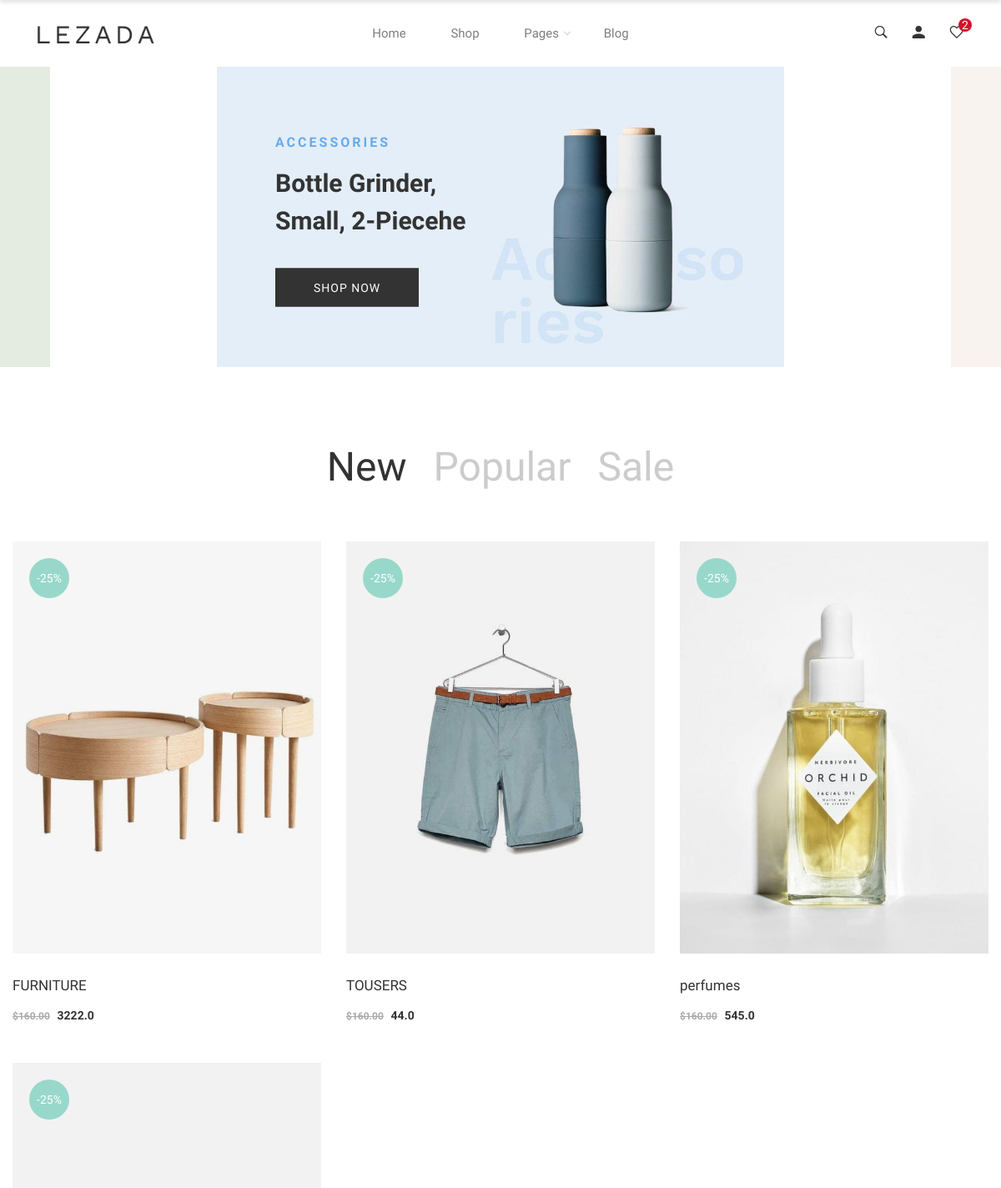
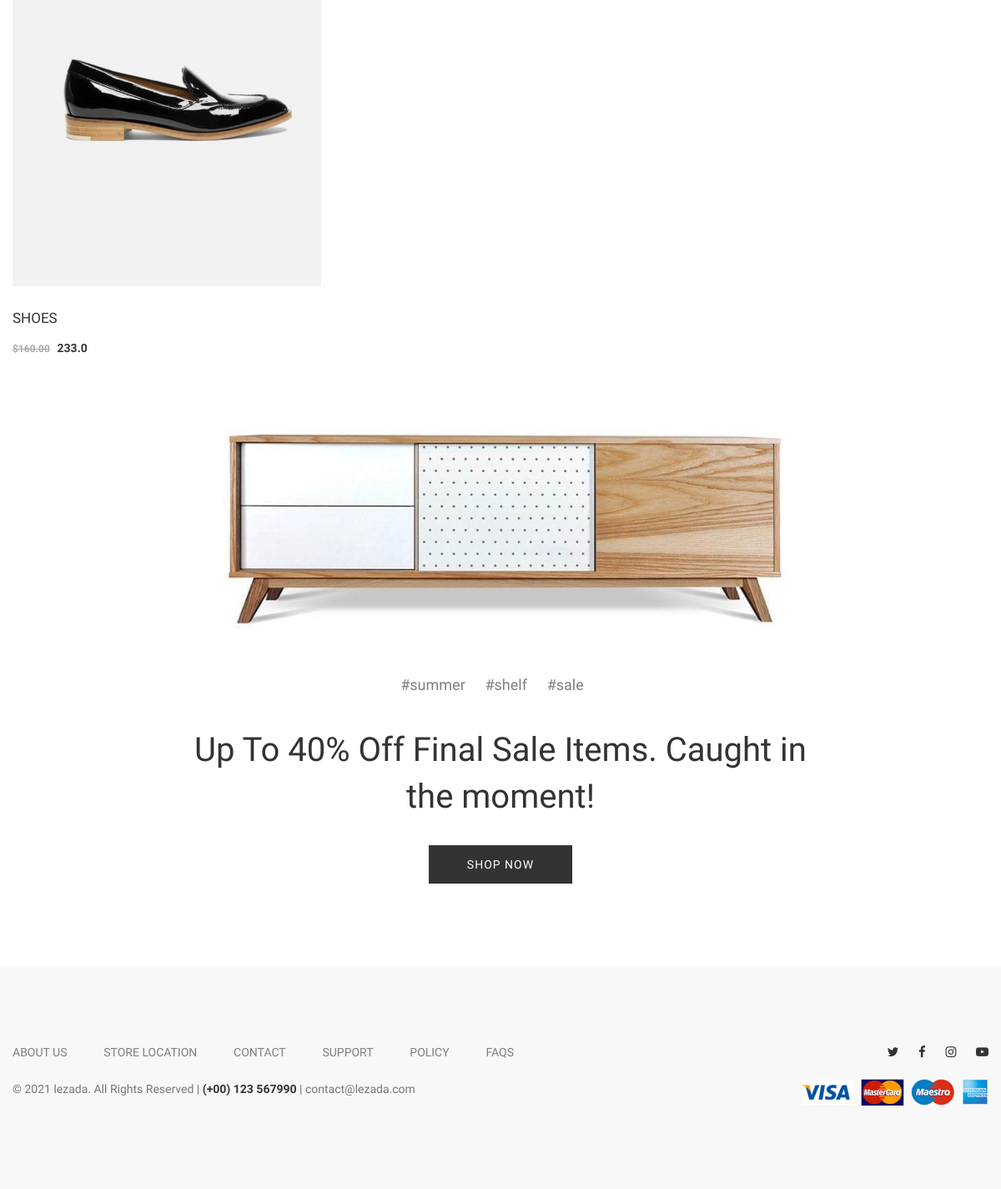
The page / on the database its author committed (2 pictures, top to bottom).
### products/models.py (models this page shows, shortened)
class Product(models.Model):
    LIVE = 1
    DELETE = 0
    DELETE_CHOICES = ((LIVE,'live'),(DELETE,'delete'))
    title = models.CharField(max_length=200)
    price = models.FloatField()
    description = models.TextField()
    image = models.ImageField(upload_to='media/')
    priority = models.IntegerField(default=0)
    delete_status = models.IntegerField(choices=DELETE_CHOICES,default=LIVE)
    created_at = models.DateTimeField(auto_now_add=True)
    updated_at = models.DateTimeField(auto_now=True)

### products/views.py (the view)
# urls.py: path('',views.index,name="index"),
def index(request):
    products = Product.objects.all()
    context= {"pro":products}
    return render(request,'index-2.html',context)

### templates/index-2.html (shortened to what this page needs)
{% load static %}
<!DOCTYPE html>
<html class="no-js" lang="zxx">
<head>
	<link href="{% static 'css/bootstrap.min.css' %}" rel="stylesheet">
	<link href="{% static 'css/font-awesome.min.css' %}" rel="stylesheet">
	<link href="{% static 'css/ionicons.min.css' %}" rel="stylesheet">
	<link href="{% static 'css/themify-icons.css' %}" rel="stylesheet">
	<link href="{% static 'css/plugins.css' %}" rel="stylesheet">
	<link href="{% static 'css/helper.css' %}" rel="stylesheet">
	<link href="{% static 'css/main.css' %}" rel="stylesheet">
	<link href="{% static 'revolution/css/settings.css' %}" rel="stylesheet">
	<link href="{% static 'revolution/css/navigation.css' %}" rel="stylesheet">
	<link href="{% static 'revolution/custom-setting.css' %}" rel="stylesheet">
</head>
<body>
     {% block header %}
	{% include 'header.html'%}
     {% endblock header %}
	<div class="slider-area mb-80 mb-md-60 mb-sm-60">
		<div class="lezada-slick-slider decor-slider-wrapper" data-slick-setting='{
				"slidesToShow": 1,
				"slidesToScroll": 1,
				"arrows": true,
				"dots": false,
				"centerMode": true,
				"centerPadding": "22%",
				"autoplay": true,
				"autoplaySpeed": 5000,
				"speed": 1000,
				"prevArrow": {"buttonClass": "slick-prev", "iconClass": "ti-angle-left" },
				"nextArrow": {"buttonClass": "slick-next", "iconClass": "ti-angle-right" }
		}' data-slick-responsive='[
				{"breakpoint":1501, "settings": {"slidesToShow": 1, "arrows": true, "centerPadding": "160px"} },
				{"breakpoint":1199, "settings": {"slidesToShow": 1, "arrows": true, "centerMode": false} },
				{"breakpoint":991, "settings": {"slidesToShow": 1,"slidesToScroll": 1, "arrows": true, "centerMode": false} },
				{"breakpoint":767, "settings": {"slidesToShow": 1, "slidesToScroll": 1, "arrows": true, "centerMode": false} },
				{"breakpoint":575, "settings": {"slidesToShow": 1, "slidesToScroll": 1,  "arrows": true, "centerMode": false} },
				{"breakpoint":479, "settings": {"slidesToShow": 1, "slidesToScroll": 1, "arrows": true, "centerMode": false} }
		]'>
			<div class="decor-single-slider">
				<div class="decor-single-slider-content">
					<div class="slider-image">
						<img src="{% static 'images/slider/banner-carousel-1.jpg' %}" class="img-fluid" alt="">
					</div>
					<div class="slider-content">
						<div class="color-title color-title--blue">
							accessories
						</div>
						<div class="main-title">
							Bottle Grinder, <br>
							Small, 2-Piecehe
						</div>
						<a href="shop-left-sidebar.html" class="lezada-button lezada-button--medium">shop now</a>
					</div>
				</div>
			</div>
			<div class="decor-single-slider">
				<div class="decor-single-slider-content">
					<div class="slider-image">
						<img src="{% static 'images/slider/banner-carousel-2.jpg' %}" class="img-fluid" alt="">
					</div>
				</div>
			</div>
			<div class="decor-single-slider">
				<div class="decor-single-slider-content">
					<div class="slider-image">
						<img src="{% static 'images/slider/banner-carousel-3.jpg' %}" class="img-fluid" alt="">
					</div>
				</div>
			</div>
		</div>
	</div>
	<div class="tab-product-list-area mb-25 mb-md-5 mb-sm-5">
		<div class="container">
			<div class="row">
				<div class="col-lg-12">
					<div class="tab-product-navigation mb-50">
						<div class="nav nav-tabs justify-content-center" id="nav-tab2" role="tablist">
							<a class="nav-item nav-link active" id="product-tab-1" data-toggle="tab" href="#product-series-1"
								role="tab" aria-selected="true">New</a>
							<a class="nav-item nav-link" id="product-tab-2" data-toggle="tab" href="#product-series-2" role="tab"
								aria-selected="false">Popular</a>
							<a class="nav-item nav-link" id="product-tab-3" data-toggle="tab" href="#product-series-3" role="tab"
								aria-selected="false">Sale</a>
						</div>
					</div>
					<div class="tab-content" id="nav-tabContent2">
						<div class="tab-pane fade show active" id="product-series-1" role="tabpanel"
							aria-labelledby="product-tab-1">
							<div class="row">
	                            {% for product in pro %}
								<div class="col-12 col-lg-4 col-md-6 col-sm-6 mb-45">
									<div class="single-product">
										<div class="single-product__image">
											<a class="image-wrap" href="shop-product-basic.html">
												<img src="{{product.image.url}}" class="img-fluid" alt="">
											</a>
											<div class="single-product__floating-badges">
												<span class="onsale">-25%</span>
											</div>
											<div class="single-product__floating-icons">
											</div>
										</div>
										<div class="single-product__content">
											<div class="title">
												<h3> <a href="shop-product-basic.html">{{product.title}}</a></h3>
											</div>
											<div class="price">
												<span class="main-price discounted">$160.00</span>
										      <span class="discounted-price">{{product.price}}</span>
											</div>
										</div>
									</div>
								</div>
								{% endfor %}
							</div>
						</div>
					</div>
				</div>
			</div>
		</div>
	</div>
	<div class="footer-banner-section-area mb-100 mb-md-80 mb-sm-80">
		<div class="container">
			<div class="row">
				<div class="col-lg-8 offset-lg-2">
					<div class="footer-banner-section text-center">
						<div class="footer-banner-section-image mb-35">
							<img src="{% static 'images/banners/cabinet.jpg' %}" class="img-fluid" alt="">
						</div>
						<div class="footer-banner-tags mb-35">
							<ul>
								<li><a href="#">#summer</a></li>
								<li><a href="#">#shelf</a></li>
								<li><a href="#">#sale</a></li>
							</ul>
						</div>
						<div class="footer-banner-content">
							<h2 class="mb-30">Up To 40% Off Final Sale Items. Caught in the moment!</h2>
							<a href="shop-left-sidebar.html" class="lezada-button lezada-button--medium">shop now</a>
						</div>
					</div>
				</div>
			</div>
		</div>
	</div>
	<div class="footer footer--three pt-90 pb-100">
		<div class="container">
			<div class="row">
				<div class="col-lg-9 col-md-12 footer-single-widget mb-md-50 mb-sm-50">
					<div class="footer-nav-container footer-nav-container--horizontal mb-20">
						<nav>
							<ul>
								<li><a href="#">ABOUT US</a></li>
								<li><a href="#">STORE LOCATION</a></li>
								<li><a href="#">CONTACT</a></li>
								<li><a href="#">SUPPORT</a></li>
								<li><a href="#">POLICY</a></li>
								<li><a href="#">FAQS</a></li>
							</ul>
						</nav>
					</div>
					<div class="footer__copyright-text">
						<p>&copy; 2021 lezada. All Rights Reserved | <span>(+00) 123 567990</span> | contact@lezada.com</p>
					</div>
				</div>
				<div class="col-lg-3 col-md-12 footer-single-widget text-left text-lg-right">
					<div class="social-icons--footer mb-20">
						<ul>
							<li><a href="http://www.twitter.com/" data-tippy="Twitter" data-tippy-inertia="true"
									data-tippy-animation="shift-away" data-tippy-delay="50" data-tippy-arrow="true"
									data-tippy-theme="sharpborder" target="_blank"><i class="fa fa-twitter"></i></a></li>
							<li><a href="http://www.facebook.com/" data-tippy="Facebook" data-tippy-inertia="true"
									data-tippy-animation="shift-away" data-tippy-delay="50" data-tippy-arrow="true"
									data-tippy-theme="sharpborder" target="_blank"><i class="fa fa-facebook"></i></a></li>
							<li><a href="http://www.instagram.com/" data-tippy="Instagram" data-tippy-inertia="true"
									data-tippy-animation="shift-away" data-tippy-delay="50" data-tippy-arrow="true"
									data-tippy-theme="sharpborder" target="_blank"><i class="fa fa-instagram"></i></a></li>
							<li><a href="http://www.youtube.com/" data-tippy="Youtube" data-tippy-inertia="true"
									data-tippy-animation="shift-away" data-tippy-delay="50" data-tippy-arrow="true"
									data-tippy-theme="sharpborder" target="_blank"><i class="fa fa-youtube-play"></i></a></li>
						</ul>
					</div>
					<div class="payment-icon">
						<img src="{% static 'images/icons/pay.png' %}" class="img-fluid" alt="">
					</div>
				</div>
			</div>
		</div>
	</div>
</body>
</html>

### rows shown on the page
Product: image (picture), title "FURNITURE", price "3222.0"
Product: image (picture), title "TOUSERS", price "44.0"
Product: image (picture), title "perfumes", price "545.0"
Product: image (picture), title "SHOES", price "233.0"
